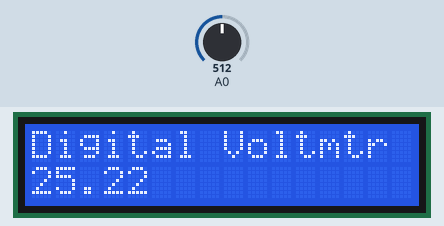
Bench run of a sketch on a simulated Arduino Uno, built with avr-gcc and run on an emulated ATmega328P. On the bench: 16×2 character LCD. Inputs (shaded band) come from the test bench; at power-on: A0 = 512. What the sketch prints to the serial monitor is not drawn.

Above: at 1.2 s.
1.3 s: A0 set to 716
At 2.7 s:
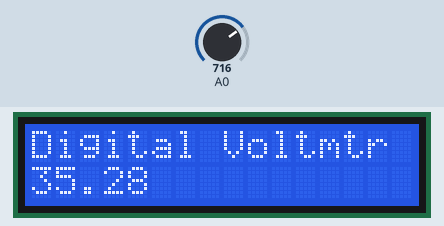
3.0 s: A0 set to 900
At 4.1 s:
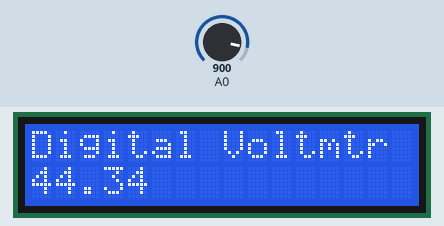
4.5 s: A0 set to 1023
At 5.5 s:
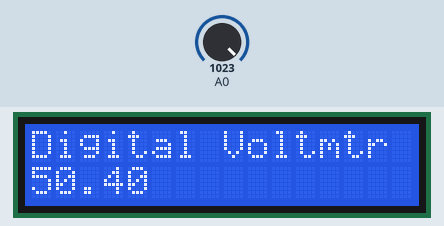
Timing chart, 0 to 7.5 s (numbered marks = the images above; inputs shaded):
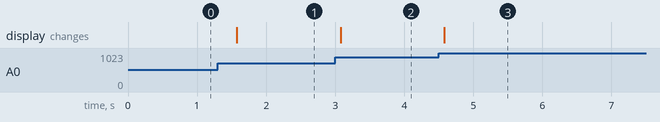

The sketch:

digital_voltmeter1.ino
```cpp
// Abhinav Tripathi Ece
// Digital Voltmeter
#include <LiquidCrystal.h>
// LCD pin connections: RS, E, D4, D5, D6, D7
LiquidCrystal lcd(12, 11, 5, 4, 3, 2);
 float voltage=0.00;
 float temp= 0.00, R1=90900, R2=10000;
 int analog_value=0;

void setup(){
  Serial.begin(9600);
  lcd.begin(16,2);
  lcd.print("Digital Voltmtr");
}

void loop(){
  analog_value =analogRead(A0);
  temp= (analog_value*5.0)/1024.0;
  voltage=temp/(R2/(R1+R2));

  lcd.setCursor(0,1);
  Serial.println(voltage);
  lcd.print(voltage);
  delay(500);
}
```

Measured:
- after the input at 1.3 s, the display: changes after 0.27 s (image 1)
- after the input at 3.0 s, the display: changes after 0.08 s (image 2)
- after the input at 4.5 s, the display: changes after 0.08 s (image 3)
